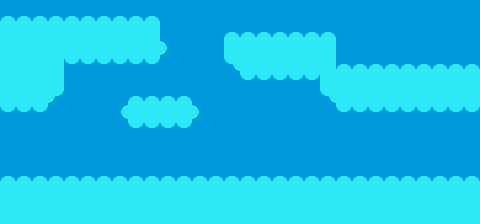

The image is a tile-based game level rendered from a .tmx file. Its description and source (layers, tilesets, objects; grid data summarised) follow:
An orthogonal 30x14 tile map with 16x16 px tiles, 1 tile layer (Background), 3 hidden layers not drawn and 31 objects (24x block, 6x coin, player).

<map version="1.10" tiledversion="1.10.2" orientation="orthogonal" renderorder="right-down" width="30" height="14" tilewidth="16" tileheight="16" infinite="0" nextlayerid="10" nextobjectid="100">
 <tileset firstgid="1" source="nature-paltformer-tileset-16x16.tsx" />
 <layer id="2" name="Background" width="30" height="14">
  <data>[420 cells, 420 non-empty, 10 distinct tile ids]</data>
 </layer>
 <layer id="5" name="Water" width="30" height="14" visible="0">
  <data>[420 cells, 30 non-empty, 1 distinct tile ids]</data>
 </layer>
 <layer id="3" name="Graund" width="30" height="14" visible="0">
  <data>[420 cells, 135 non-empty, 26 distinct tile ids]</data>
 </layer>
 <layer id="4" name="Object view" width="30" height="14" visible="0">
  <data>[420 cells, 62 non-empty, 18 distinct tile ids]</data>
 </layer>
 <objectgroup id="6" name="Object" visible="0">
  <object id="59" name="block" x="416" y="192" width="64" height="16" />
  <object id="60" name="block" x="432" y="112" width="16" height="80" />
  <object id="61" name="block" x="448" y="144" width="16" height="48" />
  <object id="62" name="block" x="336" y="112" width="64" height="16" />
  <object id="63" name="block" x="352" y="80" width="32" height="16" />
  <object id="64" name="block" x="336" y="192" width="64" height="16" />
  <object id="65" name="block" x="288" y="160" width="48" height="16" />
  <object id="66" name="block" x="288" y="128" width="32" height="16" />
  <object id="67" name="block" x="352" y="48" width="16" height="16" />
  <object id="68" name="block" x="368" y="32" width="16" height="32" />
  <object id="69" name="block" x="272" y="48" width="48" height="16" />
  <object id="70" name="block" x="208" y="64" width="16" height="16" />
  <object id="71" name="block" x="144" y="32" width="16" height="32" />
  <object id="72" name="block" x="128" y="64" width="64" height="16" />
  <object id="73" name="block" x="96" y="48" width="16" height="16" />
  <object id="74" name="block" x="96" y="80" width="16" height="16" />
  <object id="75" name="block" x="32" y="32" width="16" height="32" />
  <object id="76" name="block" x="48" y="48" width="32" height="16" />
  <object id="77" name="block" x="192" y="128" width="80" height="16" />
  <object id="78" name="block" x="160" y="192" width="160" height="16" />
  <object id="79" name="block" x="112" y="192" width="32" height="16" />
  <object id="80" name="block" x="0" y="192" width="96" height="16" />
  <object id="81" name="block" x="32" y="112" width="48" height="16" />
  <object id="82" name="block" x="112" y="128" width="48" height="16" />
  <object id="85" name="player" gid="69" x="16" y="192" width="16" height="16" />
  <object id="94" name="coin" gid="55" x="288" y="192" width="16" height="16" />
  <object id="95" name="coin" gid="55" x="304" y="192" width="16" height="16" />
  <object id="96" name="coin" gid="56" x="368" y="80" width="16" height="16" />
  <object id="97" name="coin" gid="56" x="352" y="80" width="16" height="16" />
  <object id="98" name="coin" gid="63" x="144" y="128" width="16" height="16" />
  <object id="99" name="coin" gid="63" x="128" y="128" width="16" height="16" />
 </objectgroup>
</map>